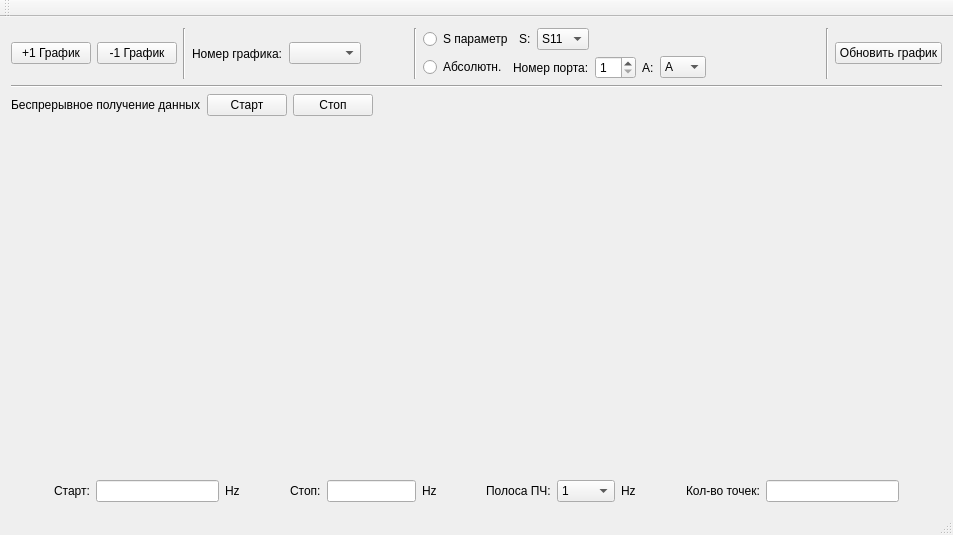
<?xml version="1.0" encoding="UTF-8"?>
<ui version="4.0">
 <class>dialog</class>
 <widget class="QMainWindow" name="dialog">
  <property name="geometry">
   <rect>
    <x>0</x>
    <y>0</y>
    <width>953</width>
    <height>535</height>
   </rect>
  </property>
  <property name="windowTitle">
   <string>dialog</string>
  </property>
  <widget class="QWidget" name="centralWidget">
   <layout class="QVBoxLayout" name="verticalLayout">
    <item>
     <layout class="QHBoxLayout" name="horizontalLayout_4">
      <item>
       <layout class="QHBoxLayout" name="horizontalLayout">
        <item>
         <widget class="QPushButton" name="b_sendtoserver_2">
          <property name="text">
           <string>+1 График</string>
          </property>
         </widget>
        </item>
        <item>
         <widget class="QPushButton" name="b_sendtoserver_3">
          <property name="text">
           <string>-1 График</string>
          </property>
         </widget>
        </item>
        <item>
         <widget class="Line" name="line_4">
          <property name="orientation">
           <enum>Qt::Vertical</enum>
          </property>
         </widget>
        </item>
        <item>
         <widget class="QLabel" name="label">
          <property name="text">
           <string>Номер графика:</string>
          </property>
         </widget>
        </item>
        <item>
         <widget class="QComboBox" name="comboBox_3"/>
        </item>
        <item>
         <spacer name="horizontalSpacer_2">
          <property name="orientation">
           <enum>Qt::Horizontal</enum>
          </property>
          <property name="sizeHint" stdset="0">
           <size>
            <width>40</width>
            <height>20</height>
           </size>
          </property>
         </spacer>
        </item>
       </layout>
      </item>
      <item>
       <widget class="Line" name="line">
        <property name="orientation">
         <enum>Qt::Vertical</enum>
        </property>
       </widget>
      </item>
      <item>
       <layout class="QVBoxLayout" name="verticalLayout_6">
        <item>
         <layout class="QHBoxLayout" name="horizontalLayout_11">
          <item>
           <widget class="QRadioButton" name="radioButton">
            <property name="text">
             <string>S параметр</string>
            </property>
           </widget>
          </item>
          <item>
           <widget class="QLabel" name="label_3">
            <property name="text">
             <string>S:</string>
            </property>
           </widget>
          </item>
          <item>
           <widget class="QComboBox" name="comboBox">
            <item>
             <property name="text">
              <string>S11</string>
             </property>
            </item>
            <item>
             <property name="text">
              <string>S12</string>
             </property>
            </item>
            <item>
             <property name="text">
              <string>S21</string>
             </property>
            </item>
            <item>
             <property name="text">
              <string>S22</string>
             </property>
            </item>
           </widget>
          </item>
          <item>
           <spacer name="horizontalSpacer_3">
            <property name="orientation">
             <enum>Qt::Horizontal</enum>
            </property>
            <property name="sizeHint" stdset="0">
             <size>
              <width>40</width>
              <height>20</height>
             </size>
            </property>
           </spacer>
          </item>
         </layout>
        </item>
        <item>
         <layout class="QHBoxLayout" name="horizontalLayout_12">
          <item>
           <widget class="QRadioButton" name="radioButton_2">
            <property name="text">
             <string>Абсолютн.</string>
            </property>
           </widget>
          </item>
          <item>
           <widget class="QLabel" name="label_2">
            <property name="text">
             <string>Номер порта:</string>
            </property>
           </widget>
          </item>
          <item>
           <widget class="QSpinBox" name="spinBox">
            <property name="minimum">
             <number>1</number>
            </property>
           </widget>
          </item>
          <item>
           <widget class="QLabel" name="label_4">
            <property name="text">
             <string>A:</string>
            </property>
           </widget>
          </item>
          <item>
           <widget class="QComboBox" name="comboBox_2">
            <item>
             <property name="text">
              <string>A</string>
             </property>
            </item>
            <item>
             <property name="text">
              <string>B</string>
             </property>
            </item>
            <item>
             <property name="text">
              <string>R1</string>
             </property>
            </item>
            <item>
             <property name="text">
              <string>R2</string>
             </property>
            </item>
           </widget>
          </item>
          <item>
           <spacer name="horizontalSpacer_4">
            <property name="orientation">
             <enum>Qt::Horizontal</enum>
            </property>
            <property name="sizeHint" stdset="0">
             <size>
              <width>40</width>
              <height>20</height>
             </size>
            </property>
           </spacer>
          </item>
         </layout>
        </item>
       </layout>
      </item>
      <item>
       <widget class="Line" name="line_3">
        <property name="orientation">
         <enum>Qt::Vertical</enum>
        </property>
       </widget>
      </item>
      <item>
       <widget class="QPushButton" name="b_sendtoserver">
        <property name="text">
         <string>Обновить график</string>
        </property>
       </widget>
      </item>
     </layout>
    </item>
    <item>
     <widget class="Line" name="line_5">
      <property name="orientation">
       <enum>Qt::Horizontal</enum>
      </property>
     </widget>
    </item>
    <item>
     <layout class="QHBoxLayout" name="horizontalLayout_5">
      <item>
       <widget class="QLabel" name="label_12">
        <property name="text">
         <string>Беспрерывное получение данных</string>
        </property>
       </widget>
      </item>
      <item>
       <widget class="QPushButton" name="pushButton">
        <property name="text">
         <string>Старт</string>
        </property>
       </widget>
      </item>
      <item>
       <widget class="QPushButton" name="pushButton_2">
        <property name="text">
         <string>Стоп</string>
        </property>
       </widget>
      </item>
      <item>
       <spacer name="horizontalSpacer_9">
        <property name="orientation">
         <enum>Qt::Horizontal</enum>
        </property>
        <property name="sizeHint" stdset="0">
         <size>
          <width>40</width>
          <height>20</height>
         </size>
        </property>
       </spacer>
      </item>
     </layout>
    </item>
    <item>
     <layout class="QHBoxLayout" name="horizontalLayout_2">
      <item>
       <spacer name="verticalSpacer">
        <property name="orientation">
         <enum>Qt::Vertical</enum>
        </property>
        <property name="sizeHint" stdset="0">
         <size>
          <width>20</width>
          <height>40</height>
         </size>
        </property>
       </spacer>
      </item>
     </layout>
    </item>
    <item>
     <layout class="QHBoxLayout" name="horizontalLayout_3">
      <item>
       <spacer name="horizontalSpacer_8">
        <property name="orientation">
         <enum>Qt::Horizontal</enum>
        </property>
        <property name="sizeHint" stdset="0">
         <size>
          <width>40</width>
          <height>20</height>
         </size>
        </property>
       </spacer>
      </item>
      <item>
       <widget class="QLabel" name="label_5">
        <property name="text">
         <string>Старт:</string>
        </property>
       </widget>
      </item>
      <item>
       <widget class="QLineEdit" name="lineEdit">
        <property name="minimumSize">
         <size>
          <width>123</width>
          <height>20</height>
         </size>
        </property>
       </widget>
      </item>
      <item>
       <widget class="QLabel" name="label_9">
        <property name="text">
         <string>Hz</string>
        </property>
       </widget>
      </item>
      <item>
       <spacer name="horizontalSpacer_5">
        <property name="orientation">
         <enum>Qt::Horizontal</enum>
        </property>
        <property name="sizeHint" stdset="0">
         <size>
          <width>40</width>
          <height>20</height>
         </size>
        </property>
       </spacer>
      </item>
      <item>
       <widget class="QLabel" name="label_6">
        <property name="text">
         <string>Стоп:</string>
        </property>
       </widget>
      </item>
      <item>
       <widget class="QLineEdit" name="lineEdit_2">
        <property name="minimumSize">
         <size>
          <width>89</width>
          <height>20</height>
         </size>
        </property>
        <property name="maximumSize">
         <size>
          <width>89</width>
          <height>16777215</height>
         </size>
        </property>
       </widget>
      </item>
      <item>
       <widget class="QLabel" name="label_10">
        <property name="text">
         <string>Hz</string>
        </property>
       </widget>
      </item>
      <item>
       <spacer name="horizontalSpacer_6">
        <property name="orientation">
         <enum>Qt::Horizontal</enum>
        </property>
        <property name="sizeHint" stdset="0">
         <size>
          <width>40</width>
          <height>20</height>
         </size>
        </property>
       </spacer>
      </item>
      <item>
       <widget class="QLabel" name="label_8">
        <property name="text">
         <string>Полоса ПЧ:</string>
        </property>
       </widget>
      </item>
      <item>
       <widget class="QComboBox" name="comboBox_4">
        <item>
         <property name="text">
          <string>1</string>
         </property>
        </item>
        <item>
         <property name="text">
          <string>3</string>
         </property>
        </item>
        <item>
         <property name="text">
          <string>10</string>
         </property>
        </item>
        <item>
         <property name="text">
          <string>30</string>
         </property>
        </item>
        <item>
         <property name="text">
          <string>100</string>
         </property>
        </item>
        <item>
         <property name="text">
          <string>300</string>
         </property>
        </item>
        <item>
         <property name="text">
          <string>1k</string>
         </property>
        </item>
        <item>
         <property name="text">
          <string>3k</string>
         </property>
        </item>
        <item>
         <property name="text">
          <string>10k</string>
         </property>
        </item>
        <item>
         <property name="text">
          <string>30k</string>
         </property>
        </item>
        <item>
         <property name="text">
          <string>100k</string>
         </property>
        </item>
        <item>
         <property name="text">
          <string>300k</string>
         </property>
        </item>
        <item>
         <property name="text">
          <string>1M</string>
         </property>
        </item>
       </widget>
      </item>
      <item>
       <widget class="QLabel" name="label_11">
        <property name="text">
         <string>Hz</string>
        </property>
       </widget>
      </item>
      <item>
       <spacer name="horizontalSpacer_7">
        <property name="orientation">
         <enum>Qt::Horizontal</enum>
        </property>
        <property name="sizeHint" stdset="0">
         <size>
          <width>40</width>
          <height>20</height>
         </size>
        </property>
       </spacer>
      </item>
      <item>
       <widget class="QLabel" name="label_7">
        <property name="text">
         <string>Кол-во точек:</string>
        </property>
       </widget>
      </item>
      <item>
       <widget class="QLineEdit" name="lineEdit_3">
        <property name="minimumSize">
         <size>
          <width>133</width>
          <height>20</height>
         </size>
        </property>
       </widget>
      </item>
      <item>
       <spacer name="horizontalSpacer">
        <property name="orientation">
         <enum>Qt::Horizontal</enum>
        </property>
        <property name="sizeHint" stdset="0">
         <size>
          <width>40</width>
          <height>20</height>
         </size>
        </property>
       </spacer>
      </item>
     </layout>
    </item>
   </layout>
  </widget>
  <widget class="QMenuBar" name="menuBar">
   <property name="geometry">
    <rect>
     <x>0</x>
     <y>0</y>
     <width>953</width>
     <height>21</height>
    </rect>
   </property>
  </widget>
  <widget class="QToolBar" name="mainToolBar">
   <attribute name="toolBarArea">
    <enum>TopToolBarArea</enum>
   </attribute>
   <attribute name="toolBarBreak">
    <bool>false</bool>
   </attribute>
  </widget>
  <widget class="QStatusBar" name="statusBar"/>
 </widget>
 <layoutdefault spacing="6" margin="11"/>
 <resources/>
 <connections/>
</ui>
